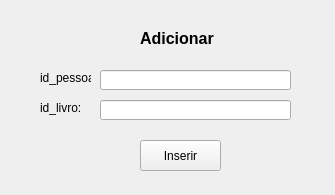
<?xml version="1.0" encoding="UTF-8"?>
<ui version="4.0">
 <class>MainWindow</class>
 <widget class="QMainWindow" name="MainWindow">
  <property name="geometry">
   <rect>
    <x>0</x>
    <y>0</y>
    <width>335</width>
    <height>195</height>
   </rect>
  </property>
  <property name="windowTitle">
   <string>Adicionar</string>
  </property>
  <widget class="QWidget" name="centralwidget">
   <widget class="QLineEdit" name="leId_livro">
    <property name="geometry">
     <rect>
      <x>100</x>
      <y>100</y>
      <width>191</width>
      <height>20</height>
     </rect>
    </property>
   </widget>
   <widget class="QLabel" name="lbId_livro">
    <property name="geometry">
     <rect>
      <x>40</x>
      <y>100</y>
      <width>47</width>
      <height>16</height>
     </rect>
    </property>
    <property name="text">
     <string>id_livro:</string>
    </property>
   </widget>
   <widget class="QLabel" name="lbAdicionarAtualizar">
    <property name="geometry">
     <rect>
      <x>140</x>
      <y>30</y>
      <width>91</width>
      <height>16</height>
     </rect>
    </property>
    <property name="font">
     <font>
      <pointsize>12</pointsize>
      <weight>75</weight>
      <bold>true</bold>
     </font>
    </property>
    <property name="text">
     <string>Adicionar</string>
    </property>
   </widget>
   <widget class="QPushButton" name="pbInserirAtualizar">
    <property name="geometry">
     <rect>
      <x>140</x>
      <y>140</y>
      <width>81</width>
      <height>31</height>
     </rect>
    </property>
    <property name="text">
     <string>Inserir</string>
    </property>
   </widget>
   <widget class="QLabel" name="lbId_pessoa">
    <property name="geometry">
     <rect>
      <x>40</x>
      <y>70</y>
      <width>51</width>
      <height>16</height>
     </rect>
    </property>
    <property name="text">
     <string>id_pessoa:</string>
    </property>
   </widget>
   <widget class="QLineEdit" name="leId_pessoa">
    <property name="geometry">
     <rect>
      <x>100</x>
      <y>70</y>
      <width>191</width>
      <height>20</height>
     </rect>
    </property>
   </widget>
  </widget>
 </widget>
 <tabstops>
  <tabstop>leId_pessoa</tabstop>
  <tabstop>leId_livro</tabstop>
  <tabstop>pbInserirAtualizar</tabstop>
 </tabstops>
 <resources/>
 <connections/>
</ui>
